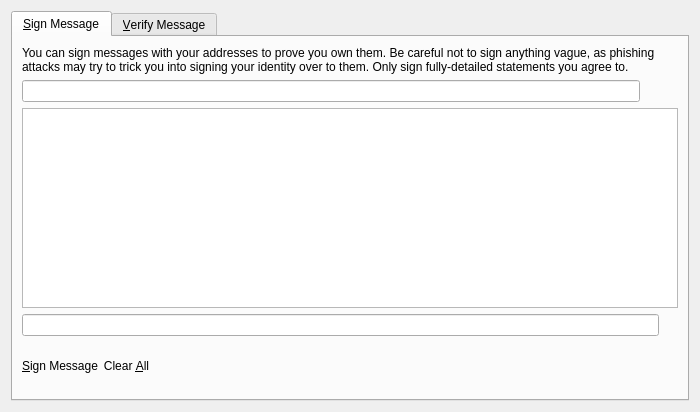
<?xml version="1.0" encoding="UTF-8"?>
<ui version="4.0">
 <class>SignVerifyMessageDialog</class>
 <widget class="QDialog" name="SignVerifyMessageDialog">
  <property name="geometry">
   <rect>
    <x>0</x>
    <y>0</y>
    <width>700</width>
    <height>412</height>
   </rect>
  </property>
  <property name="windowTitle">
   <string>Signatures - Sign / Verify a Message</string>
  </property>
  <property name="styleSheet">
   <string notr="true"/>
  </property>
  <property name="modal">
   <bool>true</bool>
  </property>
  <layout class="QVBoxLayout" name="verticalLayout">
   <item>
    <widget class="QTabWidget" name="tabWidget">
     <property name="currentIndex">
      <number>0</number>
     </property>
     <widget class="QWidget" name="tabSignMessage">
      <attribute name="title">
       <string>&amp;Sign Message</string>
      </attribute>
      <layout class="QVBoxLayout" name="verticalLayout_SM">
       <item>
        <widget class="QLabel" name="infoLabel_SM">
         <property name="text">
          <string>You can sign messages with your addresses to prove you own them. Be careful not to sign anything vague, as phishing attacks may try to trick you into signing your identity over to them. Only sign fully-detailed statements you agree to.</string>
         </property>
         <property name="textFormat">
          <enum>Qt::PlainText</enum>
         </property>
         <property name="wordWrap">
          <bool>true</bool>
         </property>
        </widget>
       </item>
       <item>
        <layout class="QHBoxLayout" name="horizontalLayout_1_SM">
         <property name="spacing">
          <number>0</number>
         </property>
         <item>
          <widget class="QValidatedLineEdit" name="addressIn_SM">
           <property name="toolTip">
            <string>&lt;html&gt;&lt;head/&gt;&lt;body&gt;&lt;p&gt;The address to sign the message with &lt;/p&gt;&lt;/body&gt;&lt;/html&gt;</string>
           </property>
           <property name="maxLength">
            <number>34</number>
           </property>
          </widget>
         </item>
         <item>
          <widget class="QToolButton" name="addressBookButton_SM">
           <property name="toolTip">
            <string>Choose an address from the address book</string>
           </property>
           <property name="styleSheet">
            <string notr="true">border: none;</string>
           </property>
           <property name="text">
            <string/>
           </property>
           <property name="icon">
            <iconset resource="../bitcoin.qrc">
             <normaloff>:/icons/address-book</normaloff>:/icons/address-book</iconset>
           </property>
           <property name="shortcut">
            <string>Alt+A</string>
           </property>
          </widget>
         </item>
         <item>
          <widget class="QToolButton" name="pasteButton_SM">
           <property name="toolTip">
            <string>Paste address from clipboard</string>
           </property>
           <property name="styleSheet">
            <string notr="true">border: none;</string>
           </property>
           <property name="text">
            <string/>
           </property>
           <property name="icon">
            <iconset resource="../bitcoin.qrc">
             <normaloff>:/icons/editpaste</normaloff>:/icons/editpaste</iconset>
           </property>
           <property name="shortcut">
            <string>Alt+P</string>
           </property>
          </widget>
         </item>
        </layout>
       </item>
       <item>
        <widget class="QPlainTextEdit" name="messageIn_SM">
         <property name="toolTip">
          <string>Enter the message you want to sign here</string>
         </property>
        </widget>
       </item>
       <item>
        <layout class="QHBoxLayout" name="horizontalLayout_2_SM">
         <property name="spacing">
          <number>0</number>
         </property>
         <item>
          <widget class="QLineEdit" name="signatureOut_SM">
           <property name="font">
            <font>
             <italic>true</italic>
            </font>
           </property>
           <property name="readOnly">
            <bool>true</bool>
           </property>
          </widget>
         </item>
         <item>
          <widget class="QToolButton" name="copySignatureButton_SM">
           <property name="toolTip">
            <string>Copy the current signature to the system clipboard</string>
           </property>
           <property name="styleSheet">
            <string notr="true">border: none;</string>
           </property>
           <property name="text">
            <string/>
           </property>
           <property name="icon">
            <iconset resource="../bitcoin.qrc">
             <normaloff>:/icons/editcopy</normaloff>:/icons/editcopy</iconset>
           </property>
          </widget>
         </item>
        </layout>
       </item>
       <item>
        <layout class="QHBoxLayout" name="horizontalLayout_3_SM">
         <item>
          <widget class="QPushButton" name="signMessageButton_SM">
           <property name="toolTip">
            <string>Sign the message to prove you own this Triangles address</string>
           </property>
           <property name="styleSheet">
            <string notr="true">border: none;</string>
           </property>
           <property name="text">
            <string>&amp;Sign Message</string>
           </property>
           <property name="icon">
            <iconset resource="../bitcoin.qrc">
             <normaloff>:/icons/edit</normaloff>:/icons/edit</iconset>
           </property>
           <property name="autoDefault">
            <bool>false</bool>
           </property>
          </widget>
         </item>
         <item>
          <widget class="QPushButton" name="clearButton_SM">
           <property name="toolTip">
            <string>Reset all sign message fields</string>
           </property>
           <property name="styleSheet">
            <string notr="true">border: none;</string>
           </property>
           <property name="text">
            <string>Clear &amp;All</string>
           </property>
           <property name="icon">
            <iconset resource="../bitcoin.qrc">
             <normaloff>:/icons/remove</normaloff>:/icons/remove</iconset>
           </property>
           <property name="autoDefault">
            <bool>false</bool>
           </property>
          </widget>
         </item>
         <item>
          <spacer name="horizontalSpacer_1_SM">
           <property name="orientation">
            <enum>Qt::Horizontal</enum>
           </property>
           <property name="sizeHint" stdset="0">
            <size>
             <width>40</width>
             <height>48</height>
            </size>
           </property>
          </spacer>
         </item>
         <item>
          <widget class="QLabel" name="statusLabel_SM">
           <property name="font">
            <font>
             <weight>50</weight>
             <bold>false</bold>
            </font>
           </property>
           <property name="text">
            <string/>
           </property>
           <property name="wordWrap">
            <bool>true</bool>
           </property>
          </widget>
         </item>
         <item>
          <spacer name="horizontalSpacer_2_SM">
           <property name="orientation">
            <enum>Qt::Horizontal</enum>
           </property>
           <property name="sizeHint" stdset="0">
            <size>
             <width>40</width>
             <height>48</height>
            </size>
           </property>
          </spacer>
         </item>
        </layout>
       </item>
      </layout>
     </widget>
     <widget class="QWidget" name="tabVerifyMessage">
      <attribute name="title">
       <string>&amp;Verify Message</string>
      </attribute>
      <layout class="QVBoxLayout" name="verticalLayout_VM">
       <item>
        <widget class="QLabel" name="infoLabel_VM">
         <property name="text">
          <string>Enter the signing address, message (ensure you copy line breaks, spaces, tabs, etc. exactly) and signature below to verify the message. Be careful not to read more into the signature than what is in the signed message itself, to avoid being tricked by a man-in-the-middle attack.</string>
         </property>
         <property name="textFormat">
          <enum>Qt::PlainText</enum>
         </property>
         <property name="alignment">
          <set>Qt::AlignLeading|Qt::AlignLeft|Qt::AlignTop</set>
         </property>
         <property name="wordWrap">
          <bool>true</bool>
         </property>
        </widget>
       </item>
       <item>
        <layout class="QHBoxLayout" name="horizontalLayout_1_VM">
         <property name="spacing">
          <number>0</number>
         </property>
         <item>
          <widget class="QValidatedLineEdit" name="addressIn_VM">
           <property name="toolTip">
            <string>&lt;html&gt;&lt;head/&gt;&lt;body&gt;&lt;p&gt;The address the message was signed with &lt;/p&gt;&lt;/body&gt;&lt;/html&gt;</string>
           </property>
           <property name="maxLength">
            <number>34</number>
           </property>
          </widget>
         </item>
         <item>
          <widget class="QToolButton" name="addressBookButton_VM">
           <property name="toolTip">
            <string>Choose an address from the address book</string>
           </property>
           <property name="styleSheet">
            <string notr="true">border: none;</string>
           </property>
           <property name="text">
            <string/>
           </property>
           <property name="icon">
            <iconset resource="../bitcoin.qrc">
             <normaloff>:/icons/address-book</normaloff>:/icons/address-book</iconset>
           </property>
           <property name="shortcut">
            <string>Alt+A</string>
           </property>
          </widget>
         </item>
        </layout>
       </item>
       <item>
        <widget class="QPlainTextEdit" name="messageIn_VM"/>
       </item>
       <item>
        <widget class="QValidatedLineEdit" name="signatureIn_VM"/>
       </item>
       <item>
        <layout class="QHBoxLayout" name="horizontalLayout_2_VM">
         <item>
          <widget class="QPushButton" name="verifyMessageButton_VM">
           <property name="toolTip">
            <string>Verify the message to ensure it was signed with the specified Triangles address</string>
           </property>
           <property name="styleSheet">
            <string notr="true">border: none;</string>
           </property>
           <property name="text">
            <string>&amp;Verify Message</string>
           </property>
           <property name="icon">
            <iconset resource="../bitcoin.qrc">
             <normaloff>:/icons/transaction_0</normaloff>:/icons/transaction_0</iconset>
           </property>
           <property name="autoDefault">
            <bool>false</bool>
           </property>
          </widget>
         </item>
         <item>
          <widget class="QPushButton" name="clearButton_VM">
           <property name="toolTip">
            <string>Reset all verify message fields</string>
           </property>
           <property name="styleSheet">
            <string notr="true">border: none;</string>
           </property>
           <property name="text">
            <string>Clear &amp;All</string>
           </property>
           <property name="icon">
            <iconset resource="../bitcoin.qrc">
             <normaloff>:/icons/remove</normaloff>:/icons/remove</iconset>
           </property>
           <property name="autoDefault">
            <bool>false</bool>
           </property>
          </widget>
         </item>
         <item>
          <spacer name="horizontalSpacer_1_VM">
           <property name="orientation">
            <enum>Qt::Horizontal</enum>
           </property>
           <property name="sizeHint" stdset="0">
            <size>
             <width>40</width>
             <height>48</height>
            </size>
           </property>
          </spacer>
         </item>
         <item>
          <widget class="QLabel" name="statusLabel_VM">
           <property name="font">
            <font>
             <weight>50</weight>
             <bold>false</bold>
            </font>
           </property>
           <property name="text">
            <string/>
           </property>
           <property name="wordWrap">
            <bool>true</bool>
           </property>
          </widget>
         </item>
         <item>
          <spacer name="horizontalSpacer_2_VM">
           <property name="orientation">
            <enum>Qt::Horizontal</enum>
           </property>
           <property name="sizeHint" stdset="0">
            <size>
             <width>40</width>
             <height>48</height>
            </size>
           </property>
          </spacer>
         </item>
        </layout>
       </item>
      </layout>
     </widget>
    </widget>
   </item>
  </layout>
 </widget>
 <customwidgets>
  <customwidget>
   <class>QValidatedLineEdit</class>
   <extends>QLineEdit</extends>
   <header>qvalidatedlineedit.h</header>
  </customwidget>
 </customwidgets>
 <resources>
  <include location="../bitcoin.qrc"/>
 </resources>
 <connections/>
</ui>
